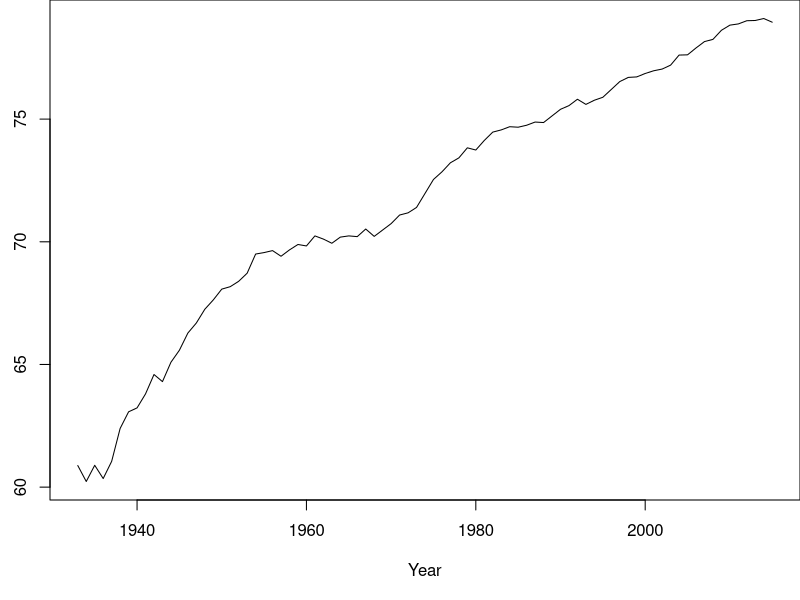
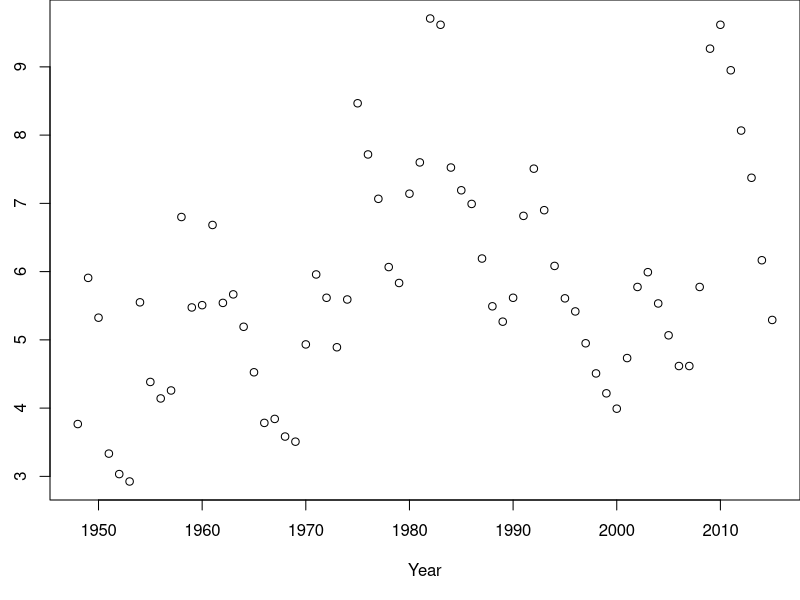

Generate these figures, in order, with R:
## ----read_e0-------------------------------------------------------------
L <- read.table(file="life_expectancy.txt",header=TRUE)

## ----LE_rows-------------------------------------------------------------
L[1:3,]

## ----dim-----------------------------------------------------------------
dim(L)

## ----row+col-------------------------------------------------------------
cat("number of rows = ", nrow(L), 
  "; number of columns = ", ncol(L))

## ----vec-----------------------------------------------------------------
y <- L[,4]
y[1:3]

## ----dim_for_vec---------------------------------------------------------
dim(y)

## ----length_for_vec------------------------------------------------------
length(y)

## ----e0_gain-------------------------------------------------------------
g <- y[2:length(y)] - y[1:(length(y)-1)] 

## ----e0_gain_with_na-----------------------------------------------------
g <- c(NA,g)
g[1:8]

## ----numeric_vec---------------------------------------------------------
g[1:4]

## ----logical_vec---------------------------------------------------------
L_up_logical <- g>0
L_up_logical[1:4]

## ----character_vec-------------------------------------------------------
L_up_qualitative <- ifelse(g>0,"increased","decreased")
L_up_qualitative[1:4]

## ------------------------------------------------------------------------
class(g)

## ------------------------------------------------------------------------
class(L_up_logical)

## ------------------------------------------------------------------------
class(L_up_qualitative)

## ------------------------------------------------------------------------
class(L)

## ------------------------------------------------------------------------
L_matrix <- as.matrix(L)
class(L_matrix)

## ----rownames------------------------------------------------------------
colnames(L)

## ------------------------------------------------------------------------
rownames(L)[1:8]

## ----subsetting_using_logical--------------------------------------------
L[g<0,"Year"]

## ------------------------------------------------------------------------
u <- c(1,2) 
u

## ------------------------------------------------------------------------
v <- c(3,4) 
v

## ------------------------------------------------------------------------
w <- c(u,v) 
w

## ------------------------------------------------------------------------
A <- matrix(1:6,nrow=2)
A

## ------------------------------------------------------------------------
B <- rbind(u,v) 
B

## ------------------------------------------------------------------------
C <- cbind(u,v) 
C

## ----read_u--------------------------------------------------------------
U <- read.table(file="unemployment.csv",sep=",",header=TRUE)
U[1:2,]

## ------------------------------------------------------------------------
u <- apply(U[,2:13],1,mean)
u[1:6]

## ------------------------------------------------------------------------
dim(U)

## ------------------------------------------------------------------------
length(apply(U,1,mean))

## ------------------------------------------------------------------------
length(apply(U,2,mean))

## ----plot_margins,echo=F-------------------------------------------------
par(mai=c(1,0.5,0,0))

## ----fig_L,eval=F,echo=T-------------------------------------------------
## plot(L$Year,y,type="line",
##   xlab="Year",
##   ylab="Life expectancy")

## ----fig_L_eval,fig.width=5,fig.height=4,echo=F--------------------------
plot(L$Year,y,type="line",
  xlab="Year",
  ylab="Life expectancy")

## ----fig_U,eval=F,echo=T-------------------------------------------------
## plot(U$Year,u,
##   xlab="Year",
##   ylab="Unemployment")

## ----fig_U_eval,fig.width=5,fig.height=4,echo=F--------------------------
plot(U$Year,u,
  xlab="Year",
  ylab="Unemployment")

